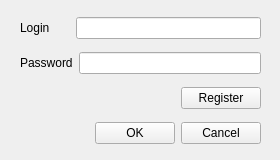
<?xml version="1.0" encoding="UTF-8"?>
<ui version="4.0">
 <class>Form</class>
 <widget class="QWidget" name="Form">
  <property name="geometry">
   <rect>
    <x>0</x>
    <y>0</y>
    <width>280</width>
    <height>160</height>
   </rect>
  </property>
  <property name="minimumSize">
   <size>
    <width>280</width>
    <height>160</height>
   </size>
  </property>
  <property name="maximumSize">
   <size>
    <width>280</width>
    <height>160</height>
   </size>
  </property>
  <property name="windowTitle">
   <string>Form</string>
  </property>
  <widget class="QWidget" name="layoutWidget">
   <property name="geometry">
    <rect>
     <x>20</x>
     <y>10</y>
     <width>241</width>
     <height>141</height>
    </rect>
   </property>
   <layout class="QVBoxLayout" name="verticalLayout">
    <item>
     <layout class="QHBoxLayout" name="horizontalLayout">
      <item>
       <widget class="QLabel" name="labelLogin">
        <property name="minimumSize">
         <size>
          <width>50</width>
          <height>0</height>
         </size>
        </property>
        <property name="text">
         <string>Login</string>
        </property>
       </widget>
      </item>
      <item>
       <widget class="QLineEdit" name="lineEditLogin"/>
      </item>
     </layout>
    </item>
    <item>
     <layout class="QHBoxLayout" name="horizontalLayout_2">
      <item>
       <widget class="QLabel" name="labelPsw">
        <property name="minimumSize">
         <size>
          <width>50</width>
          <height>0</height>
         </size>
        </property>
        <property name="text">
         <string>Password</string>
        </property>
       </widget>
      </item>
      <item>
       <widget class="QLineEdit" name="lineEditPsw">
        <property name="echoMode">
         <enum>QLineEdit::Normal</enum>
        </property>
       </widget>
      </item>
     </layout>
    </item>
    <item>
     <layout class="QHBoxLayout" name="horizontalLayout_3">
      <item>
       <spacer name="horizontalSpacer">
        <property name="orientation">
         <enum>Qt::Horizontal</enum>
        </property>
        <property name="sizeHint" stdset="0">
         <size>
          <width>40</width>
          <height>20</height>
         </size>
        </property>
       </spacer>
      </item>
      <item>
       <widget class="QPushButton" name="pushButtonRegister">
        <property name="text">
         <string>Register</string>
        </property>
       </widget>
      </item>
     </layout>
    </item>
    <item>
     <layout class="QHBoxLayout" name="horizontalLayout_4">
      <item>
       <spacer name="horizontalSpacer_2">
        <property name="orientation">
         <enum>Qt::Horizontal</enum>
        </property>
        <property name="sizeHint" stdset="0">
         <size>
          <width>40</width>
          <height>20</height>
         </size>
        </property>
       </spacer>
      </item>
      <item>
       <widget class="QPushButton" name="pushButtonOk">
        <property name="text">
         <string>OK</string>
        </property>
       </widget>
      </item>
      <item>
       <widget class="QPushButton" name="pushButtonCancel">
        <property name="text">
         <string>Cancel</string>
        </property>
       </widget>
      </item>
     </layout>
    </item>
   </layout>
  </widget>
 </widget>
 <resources/>
 <connections/>
</ui>
